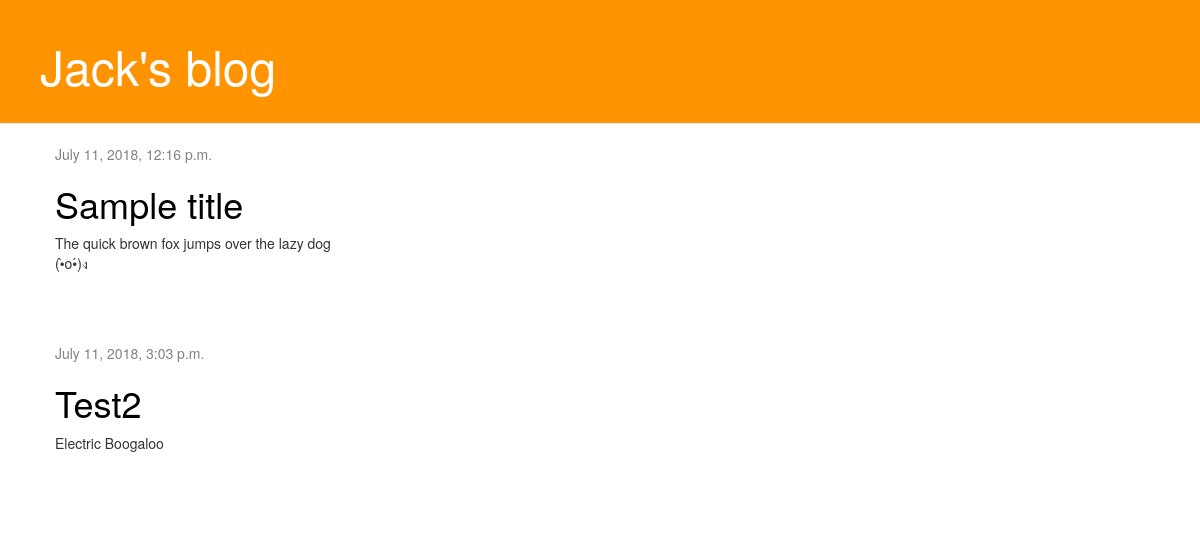
Before: / with the older database file.
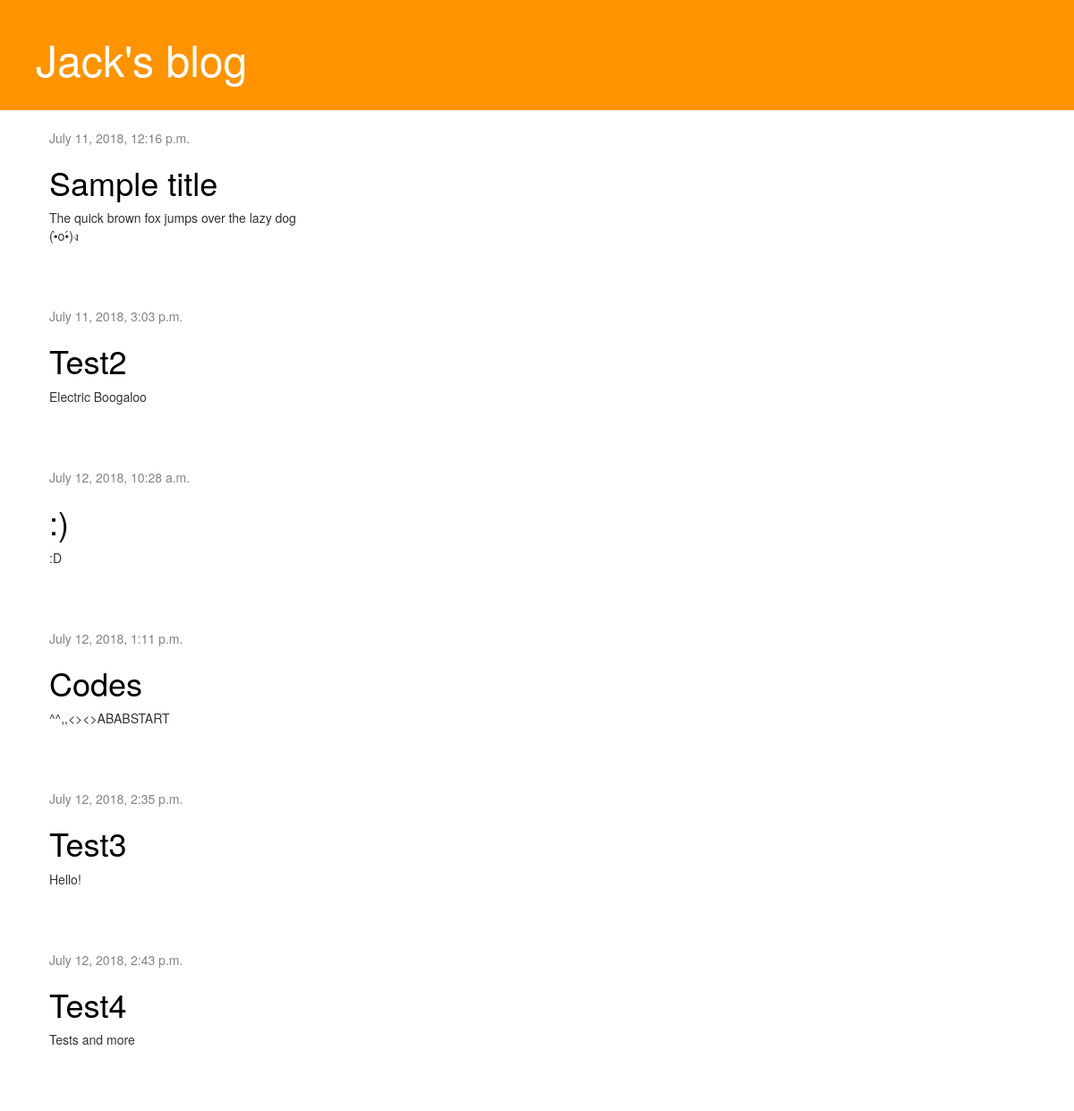
After: the same page with the newer database file.
### blog/models.py (models this page shows, shortened)
class Post(models.Model):
    author = models.ForeignKey('auth.User', on_delete=models.CASCADE)
    title = models.CharField(max_length=200)
    text = models.TextField()
    created_date = models.DateTimeField(
            default=timezone.now)
    published_date = models.DateTimeField(
            blank=True, null=True)

### blog/views.py (the view)
# urls.py: url(r'^$', views.post_list, name='post_list'),
def post_list(request):
    posts = Post.objects.filter(published_date__lte=timezone.now()).order_by('published_date')
    return render(request, 'blog/post_list.html', {'posts': posts})

### blog/post_list.html
{% extends 'blog/base.html' %}
{% block content %}
    {% for post in posts %}
        <div class="post">
            <div class="date">
                {{ post.published_date }}
            </div>
            <h1><a href="{% url 'post_detail' pk=post.pk %}">{{ post.title }}</a></h1>
            <p>{{ post.text|linebreaksbr }}</p>
        </div>
    {% endfor %}
{% endblock %}

### blog/base.html (shortened to what this page needs)
{% load staticfiles %}
{% load static %}
<html>
    <head>
        <link rel="stylesheet" href="//maxcdn.bootstrapcdn.com/bootstrap/3.2.0/css/bootstrap.min.css">
        <link rel="stylesheet" href="//maxcdn.bootstrapcdn.com/bootstrap/3.2.0/css/bootstrap-theme.min.css">
        <link href="{% static 'blog.css' %}" type="text/css" rel="stylesheet" />
    </head>
    <body>
        <div class="page-header">
            <h1>Jack's blog</h1>
        </div>
        <div class="content container">
            <div class="row">
                <div class="col-md-8">
                    {% block content %}
                    {% endblock %}
                </div>
            </div>
        </div>
    </body>
</html>

### blog/blog.css (style rules this page uses)
.page-header { background-color: #ff9400; margin-top: 0; padding: 20px 20px 20px 40px; }
.page-header h1, .page-header h1 a, .page-header h1 a:visited, .page-header h1 a:active { color: #ffffff; font-size: 36pt; text-decoration: none; }
.content { margin-left: 40px; }
.date { color: #828282; }
.post { margin-bottom: 70px; }
.post h1 a, .post h1 a:visited { color: #000000; }

Changed rows visible on the page:
added Post: published_date "July 12, 2018, 10:28 a.m.", title ":)", text ":D"
added Post: published_date "July 12, 2018, 1:11 p.m.", title "Codes", text "^^,,<><>ABABSTART"
added Post: published_date "July 12, 2018, 2:35 p.m.", title "Test3", text "Hello!"
added Post: published_date "July 12, 2018, 2:43 p.m.", title "Test4", text "Tests and more"
